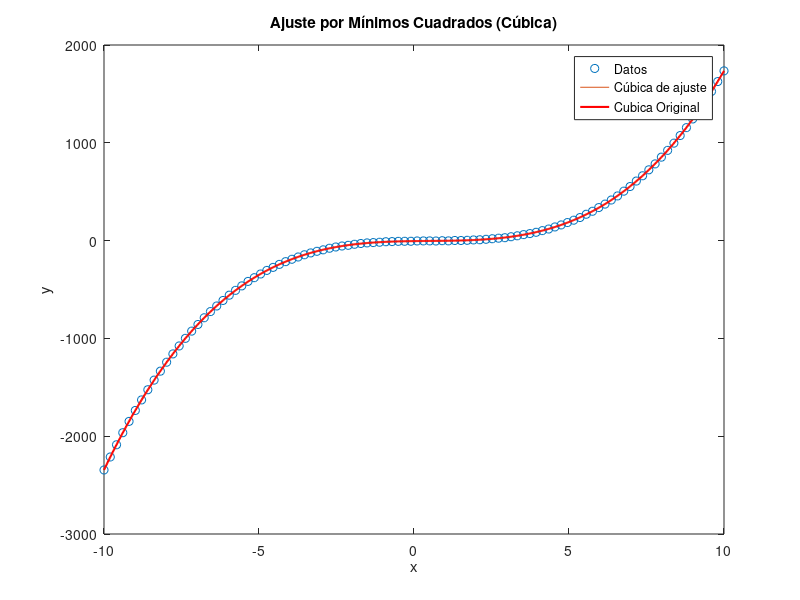

MATLAB code to generate this figure:
clear all
close all
clc

% Número de datos
n = 100; 

% Generar puntos de datos

x = linspace(-10, 10, n); % 100 puntos en el intervalo [-10, 10]
y = 2*x.^3 - 3*x.^2 + 4*x - 5 + randn(1, n); % Generar datos de acuerdo a y = 2x^3 - 3x^2 + 4x - 5 con algo de ruido

% Ajuste de la cúbica y = ax^3 + bx^2 + cx + d

X = [x.^3; x.^2; x; ones(1, n)]'; % Matriz de diseño



% Aquí 'X' es n x 4 y 'y' es 1 x n, por lo que la transposición asegura que las dimensiones sean correctas

% Resolver el sistema de ecuaciones
coefficients = (X' * X) \ (X' * y'); % Resolver los coeficientes, 'y' debe ser una columna

% Coeficientes de la cúbica
a = coefficients(1);
b = coefficients(2);
c = coefficients(3);
d = coefficients(4);

% Mostrar la cúbica de ajuste
fprintf('La cúbica de ajuste es y = %.6fx^3 + %.6fx^2 + %.6fx + %.6f\n', a, b, c, d);

% Evaluar la función original
y_original = 2*x.^3 - 3*x.^2 + 4*x - 5;

% Graficar los puntos, la cúbica de ajuste y la función original
figure;
plot(x, y, 'o'); % Puntos de datos
hold on;
plot(x, a*x.^3 + b*x.^2 + c*x + d, '-'); % Cúbica de ajuste
hold off;
xlabel('x');
ylabel('y');
title('Ajuste por Mínimos Cuadrados (Cúbica)');


% Ajuste adicional para verificar visualmente
x_fit = linspace(min(x), max(x), 1000); % Valores de x para una línea suave
y_fit = a*x_fit.^3 + b*x_fit.^2 + c*x_fit + d; % Valores ajustados de y


hold on;
plot(x_fit, y_fit, '-r', 'LineWidth', 1.5); 
legend('Datos', 'Cúbica de ajuste', 'Cubica Original');
hold off;
